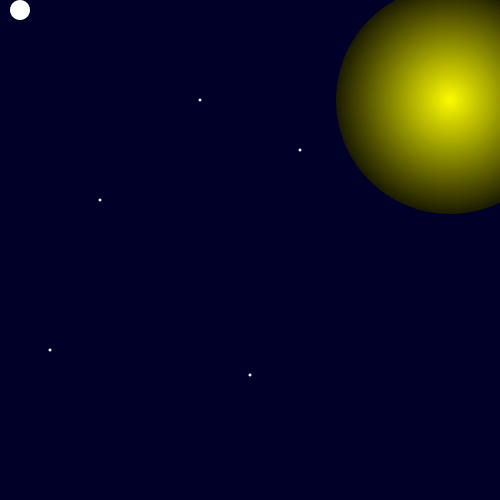
Frame 1 (no input)
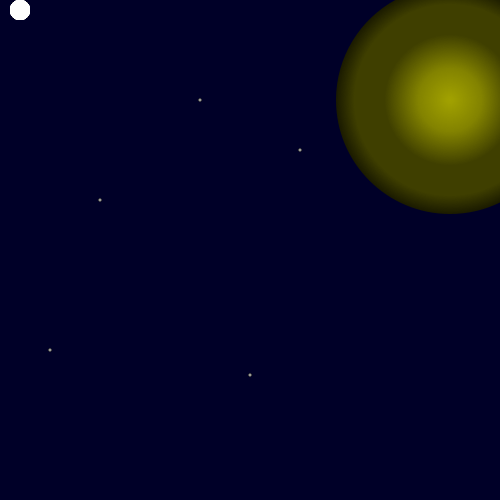
Frame 60 (the mouse pressed at the canvas centre just before this capture)
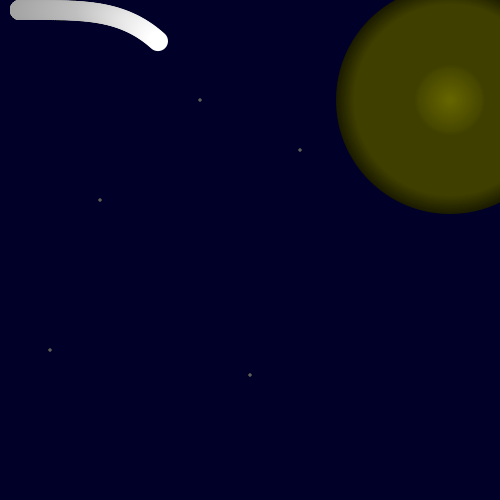
Frame 120 (the mouse held since frame 60 and released just before this capture)

The Processing sketch that drew these frames (run headless with seeded random() and noise(); from frame 60 on, the mouse is pressed at the canvas centre):

// Processing sketch: processing_121300
// ── processing_121300.pde

/***********************
Assignment 02
Name: Meron Kasahun
E-mail: mkasahun@brynmawr.edu
Course: CS 110 - Section 001
Submitted: 9/18/12

This program simulates 3D outer space. A user will run the program
and will find a sun and some stars automatically generated. Clicks
generate either stars or planets, there is an 80% chance they will 
get a star and a 20% chance they will get a planet. Any key that
the user clicks will set them back to the original background.
************************/

//moving on curves
float beginX = 20.0;  // Initial x-coordinate
float beginY = 10.0;  // Initial y-coordinate
float endX = 570.0;   // Final x-coordinate
float endY = 320.0;   // Final y-coordinate
float distX;          // X-axis distance to move
float distY;          // Y-axis distance to move
float exponent = 4;   // Determines the curve
float x = 0.0;        // Current x-coordinate
float y = 0.0;        // Current y-coordinate
float step = 0.01;    // Size of each step along the path
float pct = 0.0;      // Percentage traveled (0.0 to 1.0)

void setup() {
  size(500, 500);
  drawBackground ();
  smooth ();
}

void draw () 
//Moving on Curves
{{
  fill(0, 2);
  rect(0, 0, width, height);
  pct += step;
  if (pct < 1.0) {
    x = beginX + (pct * distX);
    y = beginY + (pow(pct, exponent) * distY);
  }
  fill(255);
  ellipse(x, y, 20, 20);
}
}

void keyPressed () {
  drawBackground();
}

void drawBackground(){
  //draw night sky with few stars and sun
  background(0, 0, 40);
  noStroke ();
  int i = 230;
  while (i>=1) {
    i-=2;
    fill (255-i,255-i,0);
    ellipse(450,100,i,i);
  }
  fill (240);
  ellipse (100,200, 3, 3);
  ellipse (200, 100, 3, 3);
  ellipse (300, 150, 3, 3);
  ellipse (50, 350, 3, 3);
  ellipse (250, 375, 3, 3);

}
//Randomize R,G,B and set random star diameters and planet diameters
void mousePressed () {{
  //Moving on Curves
  pct = 0.0;
  beginX = x;
  beginY = y;
  endX = mouseX;
  endY = mouseY;
  distX = endX - beginX;
  distY = endY - beginY;
}
  float planetDiam = random (10, 50);
  float starDiam = random (2, 6);
  int r = int (random (0, 255) );
  int g =int ( random (0, 255) );
  int b = int (random (0, 255) );


  int randomNum = int (random (0, 100));


  if (mouseY<200) {
    //draw planet
    if (randomNum > 80) {
      noStroke ();
      int i =  int (random(10,50));
      while (i>=1) {
        i-=2;
        ellipseMode (CENTER);
        fill (r-2*i,g-2*i,b-2*i);
        ellipse (mouseX,mouseY,i/2,i/2);
  }
    }

    //draw star 
    else {
      fill(240);
      ellipse (mouseX, mouseY, starDiam/2, starDiam/2);
    }
  }

  else {
    //change all the diams
    //draw planet
    if (randomNum > 80) {
      noStroke ();
      int i =  int (random(10,50));
      while (i>=1) {
        i-=2;
        ellipseMode (CENTER);
        fill (r-2*i,g-2*i,b-2*i);
        ellipse (mouseX,mouseY,i,i);
        }
    }

    //draw star 
    else {
      fill(240);
      ellipse (mouseX, mouseY, starDiam, starDiam);
    }
  }
}
